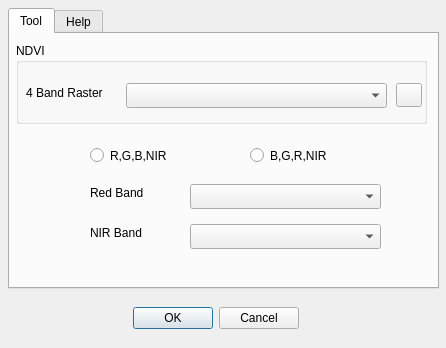
<?xml version="1.0" encoding="UTF-8"?>
<ui version="4.0">
 <class>NdviDialog</class>
 <widget class="QDialog" name="NdviDialog">
  <property name="geometry">
   <rect>
    <x>0</x>
    <y>0</y>
    <width>446</width>
    <height>348</height>
   </rect>
  </property>
  <property name="windowTitle">
   <string>NDVI</string>
  </property>
  <widget class="QDialogButtonBox" name="buttonBox">
   <property name="geometry">
    <rect>
     <x>128</x>
     <y>302</y>
     <width>171</width>
     <height>32</height>
    </rect>
   </property>
   <property name="orientation">
    <enum>Qt::Horizontal</enum>
   </property>
   <property name="standardButtons">
    <set>QDialogButtonBox::Cancel|QDialogButtonBox::Ok</set>
   </property>
  </widget>
  <widget class="QTabWidget" name="tabWidget">
   <property name="geometry">
    <rect>
     <x>8</x>
     <y>8</y>
     <width>431</width>
     <height>281</height>
    </rect>
   </property>
   <property name="currentIndex">
    <number>0</number>
   </property>
   <widget class="QWidget" name="tab">
    <attribute name="title">
     <string>Tool</string>
    </attribute>
    <widget class="QGroupBox" name="groupBox_2">
     <property name="geometry">
      <rect>
       <x>6</x>
       <y>9</y>
       <width>411</width>
       <height>81</height>
      </rect>
     </property>
     <property name="title">
      <string>NDVI</string>
     </property>
     <widget class="QComboBox" name="RastercomboBox">
      <property name="geometry">
       <rect>
        <x>110</x>
        <y>40</y>
        <width>261</width>
        <height>25</height>
       </rect>
      </property>
     </widget>
     <widget class="QLabel" name="label">
      <property name="geometry">
       <rect>
        <x>10</x>
        <y>40</y>
        <width>91</width>
        <height>20</height>
       </rect>
      </property>
      <property name="text">
       <string>4 Band Raster</string>
      </property>
     </widget>
     <widget class="QToolButton" name="refreshButton">
      <property name="geometry">
       <rect>
        <x>380</x>
        <y>40</y>
        <width>26</width>
        <height>24</height>
       </rect>
      </property>
      <property name="text">
       <string/>
      </property>
     </widget>
    </widget>
    <widget class="QRadioButton" name="RGBradioButton">
     <property name="geometry">
      <rect>
       <x>80</x>
       <y>110</y>
       <width>111</width>
       <height>23</height>
      </rect>
     </property>
     <property name="text">
      <string>R,G,B,NIR</string>
     </property>
    </widget>
    <widget class="QRadioButton" name="BGRradioButton">
     <property name="geometry">
      <rect>
       <x>240</x>
       <y>110</y>
       <width>111</width>
       <height>23</height>
      </rect>
     </property>
     <property name="text">
      <string>B,G,R,NIR</string>
     </property>
    </widget>
    <widget class="QComboBox" name="RedcomboBox">
     <property name="geometry">
      <rect>
       <x>180</x>
       <y>150</y>
       <width>191</width>
       <height>25</height>
      </rect>
     </property>
    </widget>
    <widget class="QComboBox" name="NIRcomboBox">
     <property name="geometry">
      <rect>
       <x>180</x>
       <y>190</y>
       <width>191</width>
       <height>25</height>
      </rect>
     </property>
    </widget>
    <widget class="QLabel" name="label_2">
     <property name="geometry">
      <rect>
       <x>80</x>
       <y>150</y>
       <width>71</width>
       <height>17</height>
      </rect>
     </property>
     <property name="text">
      <string>Red Band</string>
     </property>
    </widget>
    <widget class="QLabel" name="label_3">
     <property name="geometry">
      <rect>
       <x>80</x>
       <y>190</y>
       <width>71</width>
       <height>17</height>
      </rect>
     </property>
     <property name="text">
      <string>NIR Band</string>
     </property>
    </widget>
   </widget>
   <widget class="QWidget" name="tab_2">
    <attribute name="title">
     <string>Help</string>
    </attribute>
    <widget class="QLabel" name="label_6">
     <property name="geometry">
      <rect>
       <x>0</x>
       <y>140</y>
       <width>431</width>
       <height>41</height>
      </rect>
     </property>
     <property name="text">
      <string/>
     </property>
     <property name="textFormat">
      <enum>Qt::MarkdownText</enum>
     </property>
     <property name="wordWrap">
      <bool>true</bool>
     </property>
    </widget>
    <widget class="QLabel" name="label_8">
     <property name="geometry">
      <rect>
       <x>0</x>
       <y>180</y>
       <width>421</width>
       <height>41</height>
      </rect>
     </property>
     <property name="text">
      <string/>
     </property>
     <property name="textFormat">
      <enum>Qt::MarkdownText</enum>
     </property>
     <property name="wordWrap">
      <bool>true</bool>
     </property>
    </widget>
    <widget class="QLabel" name="label_9">
     <property name="geometry">
      <rect>
       <x>0</x>
       <y>220</y>
       <width>361</width>
       <height>31</height>
      </rect>
     </property>
     <property name="text">
      <string/>
     </property>
     <property name="textFormat">
      <enum>Qt::MarkdownText</enum>
     </property>
     <property name="wordWrap">
      <bool>true</bool>
     </property>
    </widget>
    <widget class="QScrollArea" name="scrollArea">
     <property name="geometry">
      <rect>
       <x>0</x>
       <y>0</y>
       <width>421</width>
       <height>251</height>
      </rect>
     </property>
     <property name="minimumSize">
      <size>
       <width>0</width>
       <height>0</height>
      </size>
     </property>
     <property name="cursor" stdset="0">
      <cursorShape>ArrowCursor</cursorShape>
     </property>
     <property name="widgetResizable">
      <bool>true</bool>
     </property>
     <widget class="QWidget" name="scrollAreaWidgetContents">
      <property name="geometry">
       <rect>
        <x>0</x>
        <y>0</y>
        <width>419</width>
        <height>249</height>
       </rect>
      </property>
     </widget>
    </widget>
   </widget>
  </widget>
 </widget>
 <resources/>
 <connections>
  <connection>
   <sender>buttonBox</sender>
   <signal>accepted()</signal>
   <receiver>NdviDialog</receiver>
   <slot>accept()</slot>
   <hints>
    <hint type="sourcelabel">
     <x>248</x>
     <y>254</y>
    </hint>
    <hint type="destinationlabel">
     <x>157</x>
     <y>274</y>
    </hint>
   </hints>
  </connection>
  <connection>
   <sender>buttonBox</sender>
   <signal>rejected()</signal>
   <receiver>NdviDialog</receiver>
   <slot>reject()</slot>
   <hints>
    <hint type="sourcelabel">
     <x>316</x>
     <y>260</y>
    </hint>
    <hint type="destinationlabel">
     <x>286</x>
     <y>274</y>
    </hint>
   </hints>
  </connection>
 </connections>
</ui>
